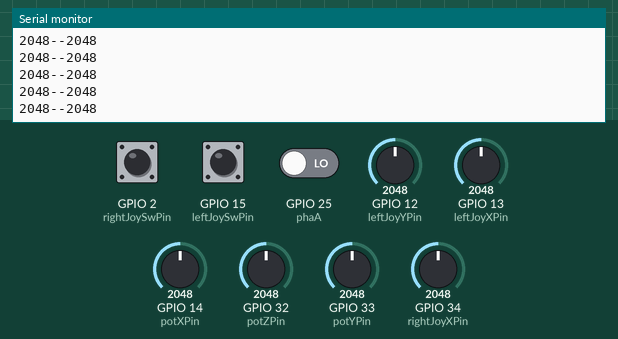
Recording of a sketch running on a simulated ESP32. On the bench: the last lines printed to the serial monitor. The test bench sets the inputs (shaded band); at power-on: GPIO 12 (leftJoyYPin) = 2048, GPIO 13 (leftJoyXPin) = 2048, GPIO 2 (rightJoySwPin) HIGH, GPIO 14 (potXPin) = 2048, GPIO 15 (leftJoySwPin) HIGH, GPIO 25 (phaA) LOW, GPIO 32 (potZPin) = 2048, GPIO 33 (potYPin) = 2048, GPIO 34 (rightJoyXPin) = 2048. No radio packets arrive unless stated.

Above: at 1.2 s.
1.3 s: GPIO 12 (leftJoyYPin) set to 2866
At 2.1 s:
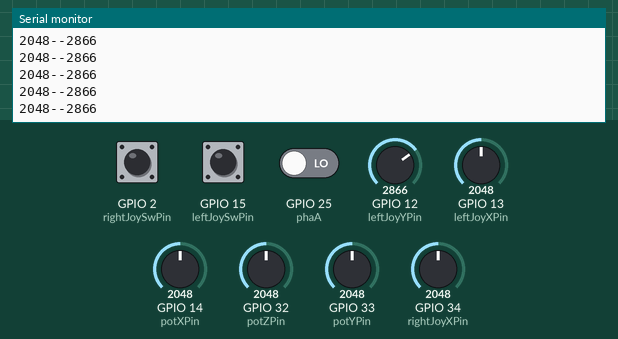
2.8 s: GPIO 13 (leftJoyXPin) set to 2866
At 3.7 s:
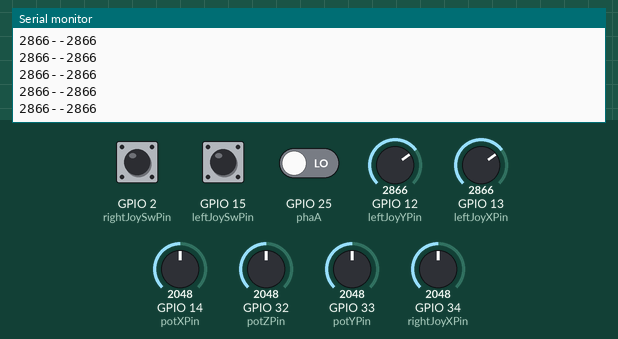
4.3 s: GPIO 12 (leftJoyYPin) set to 3972
At 5.2 s:
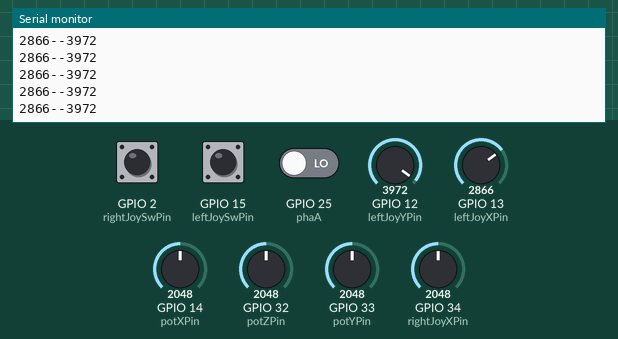
5.8 s: GPIO 13 (leftJoyXPin) set to 3972
At 6.8 s:
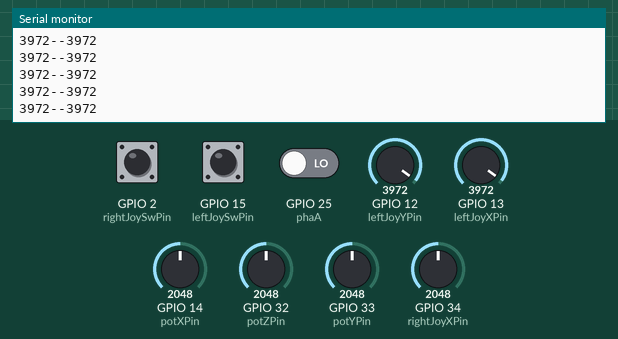
Timing chart, 0 to 8.3 s (numbered marks = the images above; inputs shaded):
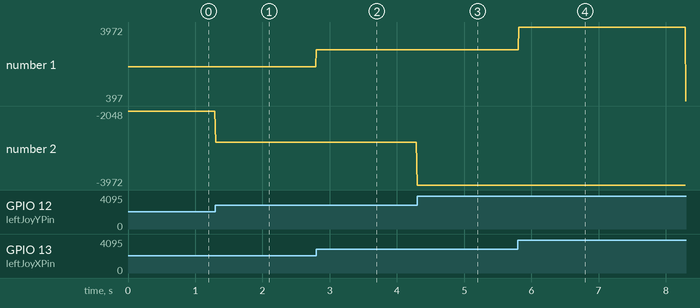

Measured:
- after the input at 1.3 s, the serial monitor: prints a new line at once (image 1)
- after the input at 2.8 s, the serial monitor: prints a new line at once (image 2)
- after the input at 4.3 s, the serial monitor: prints a new line at once (image 3)
- after the input at 5.8 s, the serial monitor: prints a new line at once (image 4)
- plotted number 1: 2048 → 2866 after the input at 2.8 s, 2866 → 397 after the input at 5.8 s
- plotted number 2: -2048 → -2866 after the input at 1.3 s, -2866 → -3972 after the input at 4.3 s

The sketch:

control_tranmisster.ino
```cpp
#include <SPI.h>
#include <nRF24L01.h>
#include <RF24.h>

//create an RF24 object
RF24 radio(4, 5);  // CE, CSN

//address through which two modules communicate.
const byte address[6] = "11001";

const byte rightJoyXPin = 34;   //right joystick x
const byte rightJoyYPin = 35;   //right joystick y
const byte rightJoySwPin = 2;  //right joystick sw
const byte leftJoyXPin = 13;    //left joystick x
const byte leftJoyYPin = 12;    //left joystick y
const byte leftJoySwPin = 15;   //left joystick sw

const byte potXPin = 14;        //potentiometer 1
const byte potYPin = 33;        //potentiometer 2
const byte potZPin = 32;        //potentiometer 1

const byte switch1Pin = 27;     //switch 1
const byte switch2Pin = 26;     //switch 2

const byte phaA = 25;
const byte phaB = 17;
const byte switchABPin = 16;
int pulstep = 90; int bandau = LOW; int hientai=LOW;

  int leftJoyX;
  bool leftJoySw;
  int leftJoyY;

  int rightJoyX;
  int rightJoyY;
  bool rightJoySw;

  int potX;
  int potY;
  int potZ;

  bool switch1;
  bool switch2;
  bool switchAB;

  int control[12];

void setup() {
  Serial.begin(9600);

  pinMode(leftJoySwPin, INPUT_PULLUP);
  pinMode(rightJoySwPin, INPUT_PULLUP);

  pinMode(switch1Pin, INPUT_PULLUP);
  pinMode(switch2Pin, INPUT_PULLUP);

  pinMode(leftJoyXPin, INPUT);
  pinMode(leftJoyYPin, INPUT);
  pinMode(rightJoyXPin, INPUT);
  pinMode(rightJoyYPin, INPUT);

  pinMode(potXPin, INPUT);
  pinMode(potYPin, INPUT);
  pinMode(potZPin, INPUT);

  pinMode(phaA,INPUT);
  pinMode(phaB,INPUT);
  pinMode(switchAB,INPUT);

  bandau = digitalRead(phaA);

  radio.begin();

  //set the address
  radio.openWritingPipe(address);
  radio.setDataRate(RF24_2MBPS);
  radio.setPALevel(RF24_PA_MAX);
  //Set module as transmitter
  radio.stopListening();
}

void loop() {
  int control[8];
  //Send message to receiver
  rightJoyX = analogRead(rightJoyXPin); control[0] = map(rightJoyX,0,4095,0,1023);
  //rightJoyY = analogRead(rightJoyYPin); control[1] =  map(rightJoyY,0,4095,0,1023);

  rightJoySw = digitalRead(rightJoySwPin); control[2] = rightJoySw;
  leftJoyX = analogRead(leftJoyXPin); control[3] = map(leftJoyX,0,4095,0,1023);
  leftJoyY = analogRead(leftJoyYPin); control[4] = map(leftJoyY,0,4095,0,1023);
  leftJoySw = digitalRead(leftJoySwPin); control[5] = leftJoySw;


  potX = analogRead(potXPin); control[6] = map(potX,0,4095,1900,0);
  potY = analogRead(potYPin); control[7] = map(potY,0,4095,0,-1000);
  potZ = analogRead(potZPin); control[1] = map(potZ,0,4095,0,900);

  radio.write(&control, sizeof(control));
  Serial.print(leftJoyX);Serial.print("--");Serial.println(leftJoyY);
}
```
